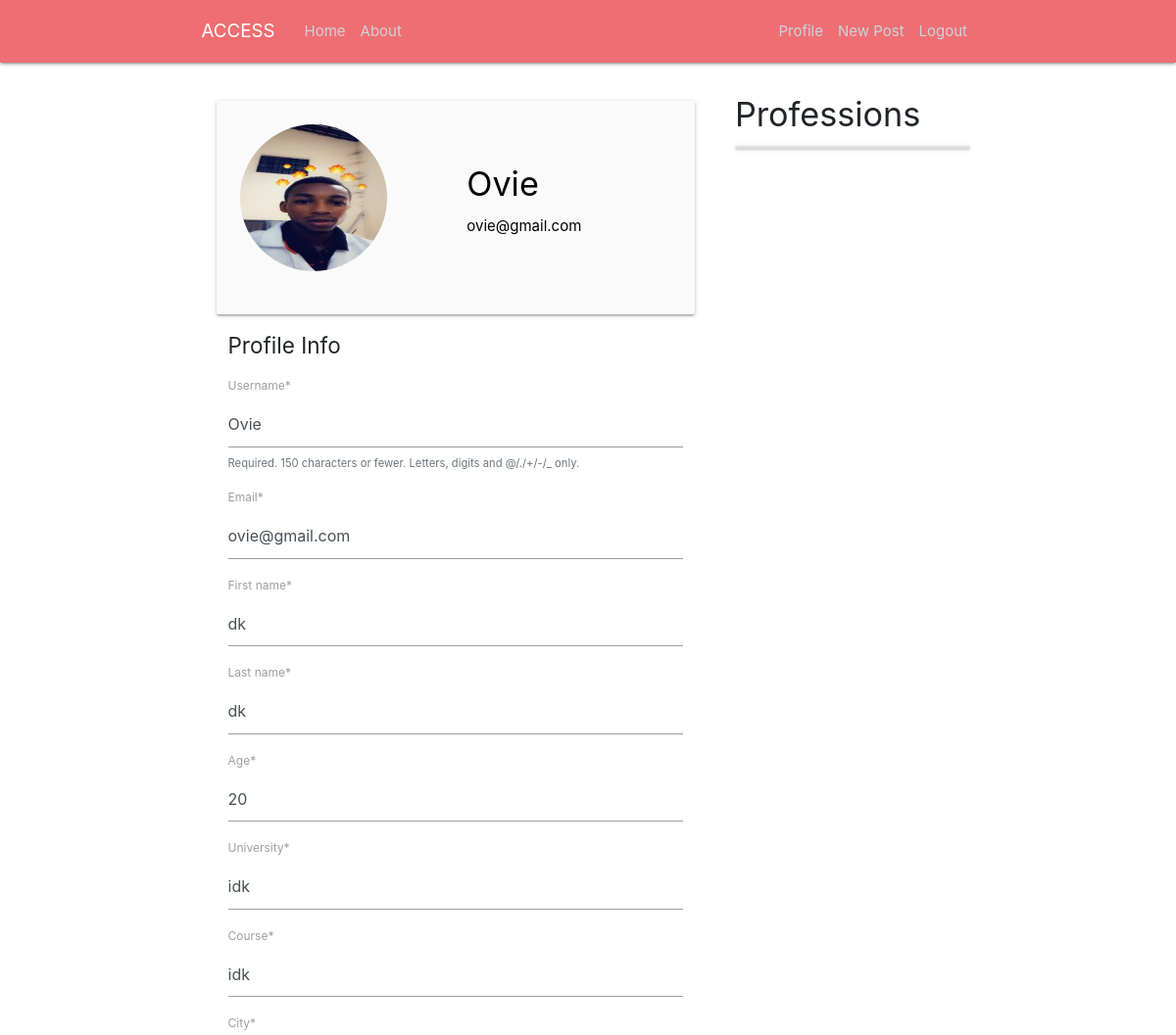
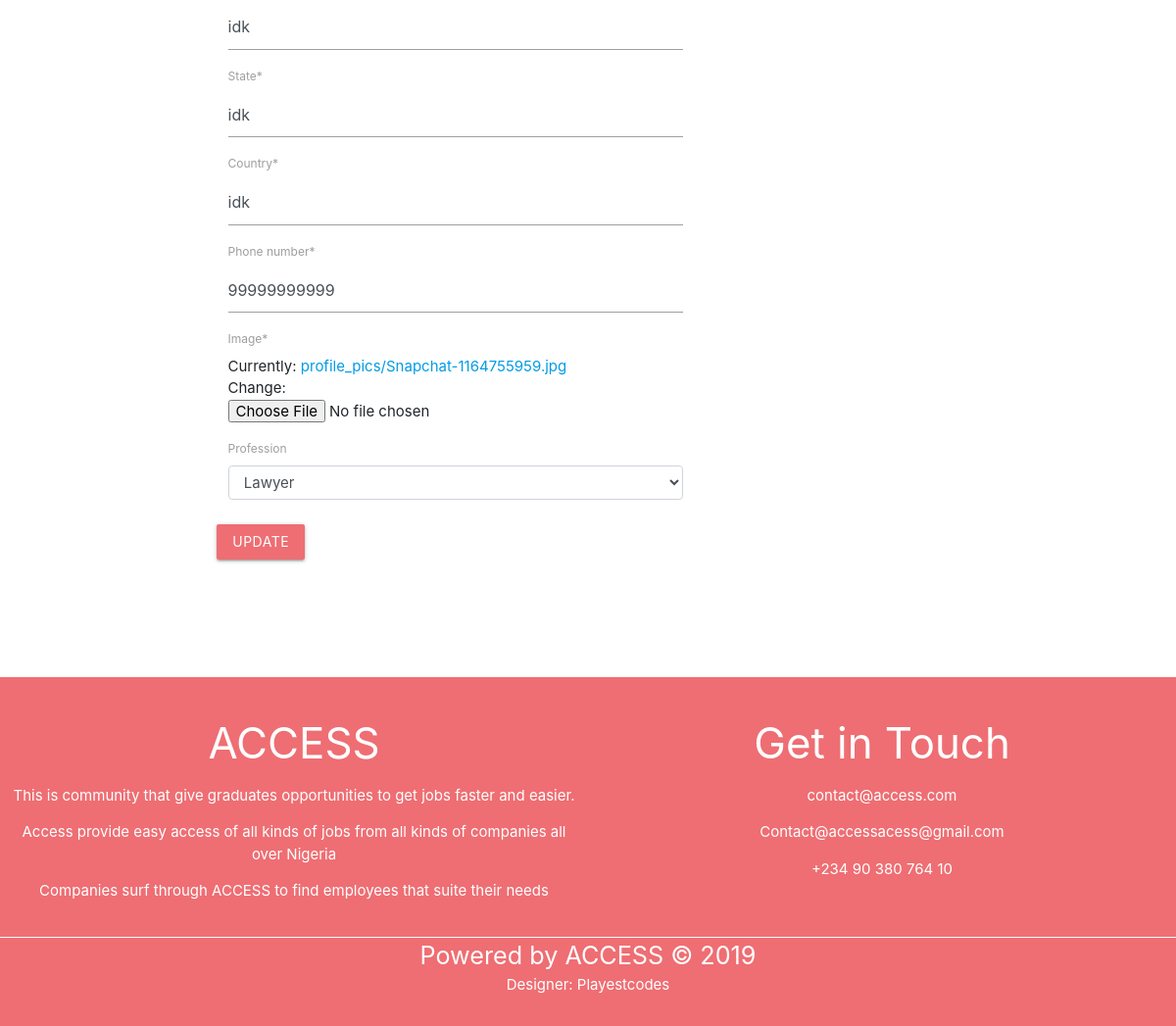
Page /profile/ (signed in) on the committed database (2 pictures, top to bottom).
### users/models.py (models this page shows, shortened)
class Profile(models.Model):
    user = models.OneToOneField(User, on_delete=models.CASCADE, related_name = "profile", null=True, blank=True)
    first_name = models.CharField(max_length=50)
    last_name = models.CharField(max_length=50)
    age = models.PositiveIntegerField()
    university = models.CharField(max_length=100)
    course = models.CharField(max_length=100)
    city = models.CharField(max_length=50)
    state = models.CharField(max_length=50)
    country = models.CharField(max_length=50)
    phone_number = models.PositiveIntegerField()
    image = models.ImageField(default='default.jpg', upload_to='profile_pics')
    profession = models.ForeignKey(Profession, on_delete=models.CASCADE, related_name="profiles", null=True, blank=True)

### users/views.py (the view)
# urls.py: path('profile/', user_views.profile, name='profile'),
@login_required
def profile(request):
    if request.method == 'POST':
        u_form = UserUpdateForm(request.POST, instance=request.user)
        p_form = ProfileUpdateForm(request.POST, request.FILES, instance=request.user.profile)
        if u_form.is_valid() and p_form.is_valid():
            u_form.save()
            p_form.save()
            messages.success(request, f'Your account has been updated!')
            return redirect('profile')
    else:
        u_form = UserUpdateForm(instance=request.user)
        p_form = ProfileUpdateForm(instance=request.user.profile)
    context = {
        'u_form': u_form,
        'p_form': p_form
    }
    return render(request, 'users/profile.html', context)

### users/forms.py
class UserUpdateForm(forms.ModelForm):
    email = forms.EmailField()
    class Meta:
        model = User
        fields = ['username', 'email']

class ProfileUpdateForm(forms.ModelForm):
    class Meta:
        model = Profile
        exclude = ['user']

### users/models.py (called while the page is built)
    def __str__(self):
        return self.name

### users/templates/users/profile.html (shortened to what this page needs)
{% extends "blog/base.html" %}
{% load crispy_forms_tags %}
{% block content %}
<div class="col s12">
  <div class="card-panel grey lighten-5 z-depth-1">
    <div class="row valign-wrapper">
      <div class="col s5">
        <img src="{{ user.profile.image.url }}" style="height: 150px; width: 150px" class="circle responsive-img">
      </div>
      <div class="col s7">
        <span class="black-text">
          <h4>{{ user.username }}</h4>
          <p>{{ user.email }}</p>
        </span>
      </div>
    </div>
  </div>
  <div>
    <form method="POST" enctype="multipart/form-data">
      <fieldset>
        <legend>Profile Info</legend>
        {{ u_form|crispy }}
        {{ p_form|crispy }}
      </fieldset>
      <div>
        <button class="btn" style="background-color: #ee6e73;" type="submit">Update</button>
      </div>
    </form>
  </div>
</div>
{% endblock content %}

### blog/static/blog/main.css (style rules this page uses)
body { box-sizing: border-box; margin-top: 5rem; }

### rows in the picture
Profile: first_name "dk", last_name "dk", age "20", university "idk", course "idk", city "idk", state "idk", country "idk", phone_number "99999999999", profession "Lawyer"

### other values in the picture
{{ user.username }} "Ovie"
{{ user.email }} "ovie@gmail.com"
